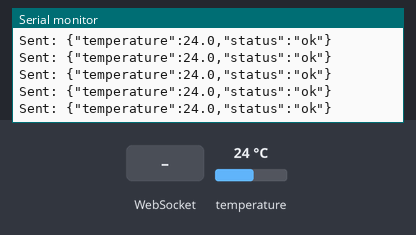
Simulated run of this program. Board: ESP32. Shown: the last lines printed to the serial monitor. The test bench sets the inputs (shaded band); at power-on: temperature 24 °C. WiFi joins after 1.5 s; servers stay silent unless stated; storage starts empty.

Above: at 3.7 s.
3.8 s: WebSocket text "1" received
5.3 s: temperature set to 12 °C
At 5.41 s:
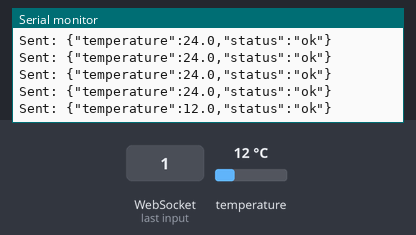
6.8 s: temperature set to 19 °C
At 6.9 s:
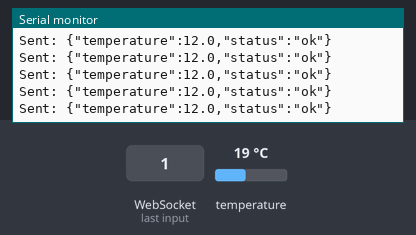
Timing chart, 0 to 9.8 s (numbered marks = the images above; inputs shaded):
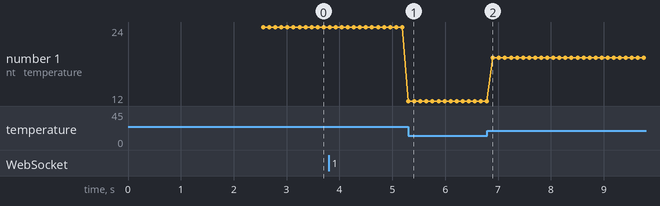

Measured:
- after the input at 5.3 s, the serial monitor: prints a new line at once (image 1)
- plotted number 1: 24 → 12 after the input at 5.3 s, 12 → 19 after the input at 6.8 s

The program:

main.cpp
```cpp
#include <WiFi.h>
#include <OneWire.h>
#include <DallasTemperature.h>
#include <ESPAsyncWebServer.h>
#include <AsyncTCP.h>
#include <SPIFFS.h>

// WiFi credentials
const char *ssid = "Ravi4G";
const char *password = "Ravi4321";

// DS18B20 Configuration
#define ONE_WIRE_BUS 4
#define TEMP_UPDATE_INTERVAL 100 // Update every 0.1 seconds (100ms)

OneWire oneWire(ONE_WIRE_BUS);
DallasTemperature sensors(&oneWire);

// Web server
AsyncWebServer server(80);
AsyncWebSocket ws("/ws");

// Variables
unsigned long lastTempUpdate = 0;
float lastTemperature = 0.0;
bool sensorError = false;

// Get temperature with error handling
String getTemperature()
{
  static unsigned long lastRequest = 0;
  static bool conversionStarted = false;

  // Start conversion if not already started
  if (!conversionStarted || millis() - lastRequest > 100)
  {
    sensors.requestTemperatures();
    conversionStarted = true;
    lastRequest = millis();
  }

  float tempC = sensors.getTempCByIndex(0);

  if (tempC == DEVICE_DISCONNECTED_C || tempC < -55 || tempC > 125)
  {
    sensorError = true;
    return "Error";
  }

  sensorError = false;
  lastTemperature = tempC;
  return String(tempC, 1); // Reduced precision for faster processing
}

// Send temperature via WebSocket (JSON format for better handling)
void notifyClients()
{
  String temp = getTemperature();
  String message;

  if (sensorError)
  {
    message = "{\"temperature\":\"Error\",\"status\":\"error\"}";
  }
  else
  {
    message = "{\"temperature\":" + temp + ",\"status\":\"ok\"}";
  }

  ws.textAll(message);
  Serial.println("Sent: " + message);
}

// WebSocket event handler
void onWebSocketEvent(AsyncWebSocket *server, AsyncWebSocketClient *client,
                      AwsEventType type, void *arg, uint8_t *data, size_t len)
{
  switch (type)
  {
  case WS_EVT_CONNECT:
    Serial.printf("WebSocket client #%u connected from %s\n",
                  client->id(), client->remoteIP().toString().c_str());
    // Send current temperature immediately to new client
    client->text(sensorError ? "{\"temperature\":\"Error\",\"status\":\"error\"}" : "{\"temperature\":" + String(lastTemperature, 2) + ",\"status\":\"ok\"}");
    break;

  case WS_EVT_DISCONNECT:
    Serial.printf("WebSocket client #%u disconnected\n", client->id());
    break;

  case WS_EVT_DATA:
    // Handle incoming WebSocket messages if needed
    break;

  case WS_EVT_PONG:
  case WS_EVT_ERROR:
    break;
  }
}

void setup()
{
  Serial.begin(115200);
  delay(1000);

  Serial.println("\n\n=== ESP32 Temperature Monitor ===");

  // Init DS18B20
  sensors.begin();
  int deviceCount = sensors.getDeviceCount();
  Serial.printf("Found %d DS18B20 sensor(s)\n", deviceCount);

  if (deviceCount == 0)
  {
    Serial.println("WARNING: No DS18B20 sensors detected!");
  }

  // Set sensor resolution (9 bits for fastest response)
  sensors.setResolution(9);            // 9-bit = 93.75ms, 10-bit = 187.5ms, 11-bit = 375ms, 12-bit = 750ms
  sensors.setWaitForConversion(false); // Don't block waiting for conversion

  // Init SPIFFS
  if (!SPIFFS.begin(true))
  {
    Serial.println("ERROR: SPIFFS mount failed!");
    return;
  }
  Serial.println("SPIFFS mounted successfully");

  // Connect to WiFi
  WiFi.mode(WIFI_STA);
  WiFi.begin(ssid, password);
  Serial.print("Connecting to WiFi");

  int attempts = 0;
  while (WiFi.status() != WL_CONNECTED && attempts < 30)
  {
    delay(500);
    Serial.print(".");
    attempts++;
  }

  if (WiFi.status() != WL_CONNECTED)
  {
    Serial.println("\nERROR: WiFi connection failed!");
    return;
  }

  Serial.println("\nWiFi connected!");
  Serial.print("IP Address: ");
  Serial.println(WiFi.localIP());
  Serial.print("Signal Strength: ");
  Serial.print(WiFi.RSSI());
  Serial.println(" dBm");

  // Setup WebSocket
  ws.onEvent(onWebSocketEvent);
  server.addHandler(&ws);

  // Serve index.html
  server.on("/", HTTP_GET, [](AsyncWebServerRequest *request)
            { request->send(SPIFFS, "/index.html", "text/html"); });

  // API endpoint for temperature (REST)
  server.on("/temperature", HTTP_GET, [](AsyncWebServerRequest *request)
            {
    String temp = getTemperature();
    String json;

    if (sensorError) {
      json = "{\"temperature\":\"Error\",\"status\":\"error\"}";
      request->send(500, "application/json", json);
    } else {
      json = "{\"temperature\":" + temp + ",\"status\":\"ok\"}";
      request->send(200, "application/json", json);
    } });

  // Handle 404
  server.onNotFound([](AsyncWebServerRequest *request)
                    { request->send(404, "text/plain", "Not found"); });

  // Start server
  server.begin();
  Serial.println("Web server started");
  Serial.println("================================\n");
}

void loop()
{
  // Cleanup disconnected WebSocket clients (less frequently)
  static unsigned long lastCleanup = 0;
  if (millis() - lastCleanup > 1000)
  {
    ws.cleanupClients();
    lastCleanup = millis();
  }

  // Send temperature updates every 100ms
  if (millis() - lastTempUpdate >= TEMP_UPDATE_INTERVAL)
  {
    notifyClients();
    lastTempUpdate = millis();
  }

  // Minimal delay
  yield();
}
```
